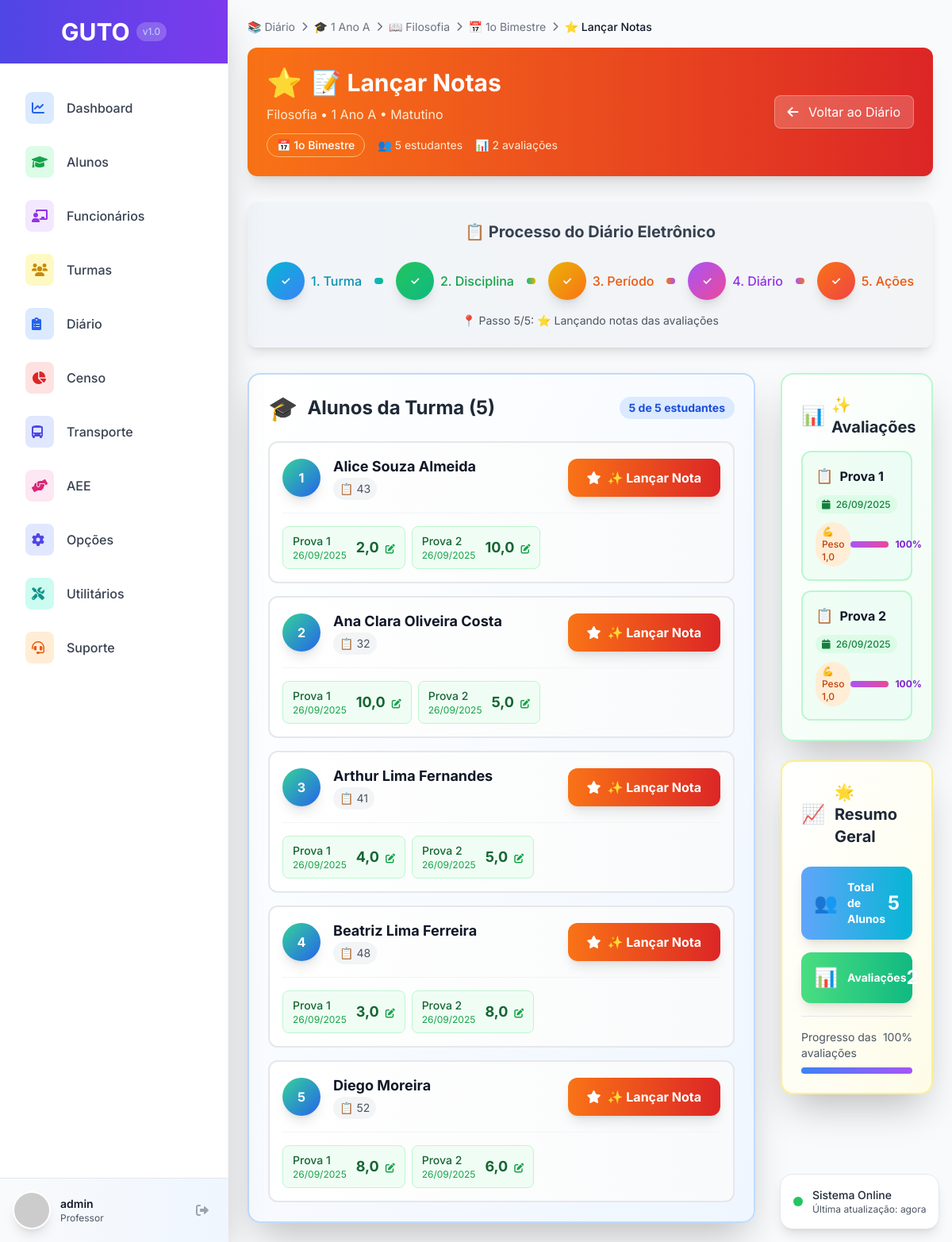
Page /turmas/turma/1/lancar-notas/?disciplina=5&divisao=5 (signed in) on the earlier database version.
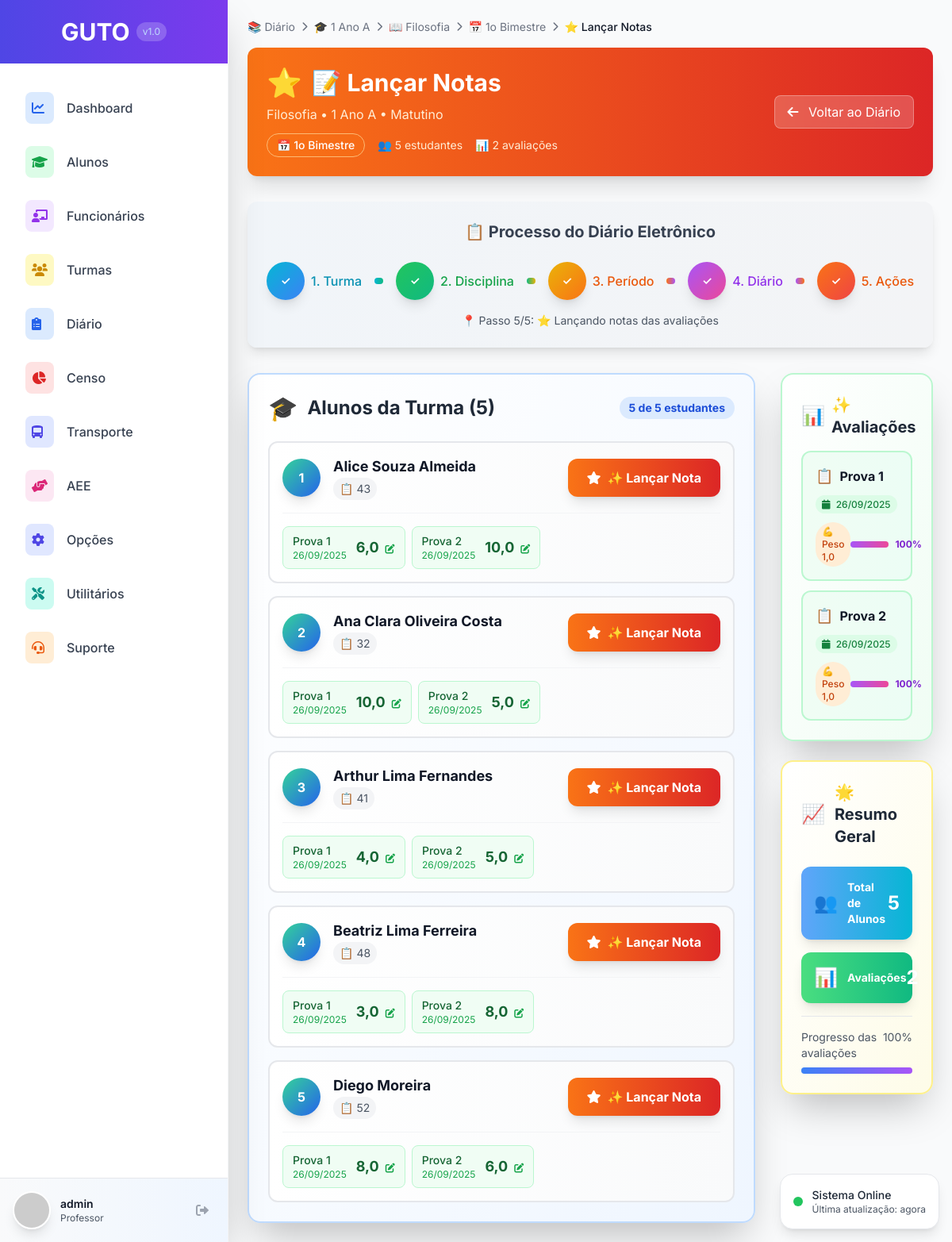
Same page on the later database version.
### turma/models.py (models this page shows, shortened)
class NotaAvaliacao(models.Model):
    avaliacao = models.ForeignKey(Avaliacao, on_delete=models.CASCADE, related_name='notas', verbose_name="Avaliação")
    aluno = models.ForeignKey(Aluno, on_delete=models.CASCADE, verbose_name="Aluno")
    nota = models.DecimalField(
        max_digits=4, decimal_places=2, blank=True, null=True,
        validators=[MinValueValidator(0)],
        verbose_name="Nota"
    )
    conceito = models.ForeignKey(Conceito, on_delete=models.PROTECT, blank=True, null=True, verbose_name="Conceito")
    observacoes = models.TextField(blank=True, null=True, verbose_name="Observações")
    ausente = models.BooleanField(default=False, verbose_name="Ausente na Avaliação")
    dispensado = models.BooleanField(default=False, verbose_name="Dispensado da Avaliação")
    data_lancamento = models.DateTimeField(auto_now_add=True, verbose_name="Data do Lançamento")
    data_atualizacao = models.DateTimeField(auto_now=True, verbose_name="Última Atualização")
    usuario_lancamento = models.ForeignKey(User, on_delete=models.PROTECT, verbose_name="Lançado por")
    class Meta:
        verbose_name = "Nota de Avaliação"
        verbose_name_plural = "Notas de Avaliações"
        unique_together = ['avaliacao', 'aluno']
        ordering = ['aluno__nome']

class Avaliacao(models.Model):
    turma = models.ForeignKey(Turma, on_delete=models.CASCADE, related_name='avaliacoes', verbose_name="Turma")
    disciplina = models.ForeignKey(Disciplina, on_delete=models.CASCADE, verbose_name="Disciplina")
    divisao_periodo = models.ForeignKey(DivisaoPeriodoLetivo, on_delete=models.CASCADE, verbose_name="Período")
    tipo_avaliacao = models.ForeignKey(TipoAvaliacao, on_delete=models.CASCADE, verbose_name="Tipo de Avaliação")
    professor = models.ForeignKey(User, on_delete=models.PROTECT, verbose_name="Professor")
    nome = models.CharField(max_length=255, verbose_name="Nome da Avaliação")
    descricao = models.TextField(blank=True, null=True, verbose_name="Descrição")
    data_aplicacao = models.DateField(verbose_name="Data de Aplicação")
    valor_maximo = models.DecimalField(max_digits=4, decimal_places=2, default=10.00, verbose_name="Valor Máximo")
    peso = models.DecimalField(max_digits=3, decimal_places=1, default=1.0, verbose_name="Peso")
    ativo = models.BooleanField(default=True, verbose_name="Avaliação Ativa")
    notas_lancadas = models.BooleanField(default=False, verbose_name="Notas Lançadas")
    data_criacao = models.DateTimeField(auto_now_add=True, verbose_name="Data de Criação")
    data_atualizacao = models.DateTimeField(auto_now=True, verbose_name="Última Atualização")
    class Meta:
        verbose_name = "Avaliação"
        verbose_name_plural = "Avaliações"
        ordering = ['-data_aplicacao', 'nome']

### turma/views.py (the view, shortened to what this page needs)
# urls.py: path('turma/<int:turma_id>/lancar-notas/', views.lancar_notas_diario, name='lancar_notas_diario'),
@login_required
def lancar_notas_diario(request, turma_id):
    turma = get_object_or_404(Turma, pk=turma_id)
    disciplina_id = request.GET.get('disciplina')
    if not disciplina_id:
        messages.error(request, 'Selecione uma disciplina para lançar notas.')
        return redirect('diario:turma', turma_id=turma_id)
    disciplina = get_object_or_404(Disciplina, pk=disciplina_id)
    divisao_id = request.GET.get('divisao')
    divisao = None
    if divisao_id:
        divisao = get_object_or_404(DivisaoPeriodoLetivo, pk=divisao_id)
    alunos = Aluno.objects.filter(
        enturmacoes__turma=turma,
        enturmacoes__ativo=True
    ).order_by('nome')
    avaliacoes = Avaliacao.objects.filter(
        turma=turma,
        disciplina=disciplina
    ).order_by('nome')
    notas_existentes = NotaAvaliacao.objects.filter(
        avaliacao__turma=turma,
        avaliacao__disciplina=disciplina,
        aluno__in=alunos
    ).select_related('avaliacao', 'aluno')
    alunos_list = list(alunos)
    notas_dict = {}
    for nota in notas_existentes:
        if nota.aluno.codigo not in notas_dict:
            notas_dict[nota.aluno.codigo] = []
        notas_dict[nota.aluno.codigo].append(nota)
    for aluno in alunos_list:
        aluno.notas_existentes = notas_dict.get(aluno.codigo, [])
    for avaliacao in avaliacoes:
        avaliacao.notas_existentes_count = NotaAvaliacao.objects.filter(
            avaliacao=avaliacao,
            nota__isnull=False
        ).count()
    tipos_avaliacao = TipoAvaliacao.objects.all().order_by('nome')
    context = {
        'turma': turma,
        'disciplina': disciplina,
        'divisao': divisao,
        'alunos': alunos_list,
        'avaliacoes': avaliacoes,
        'notas_dict': notas_dict,
        'tipos_avaliacao': tipos_avaliacao,
        'page_title': f'Lançar Notas - {turma.nome}'
    }
    return render(request, 'diario/lancar_notas_diario.html', context)

### templates/diario/lancar_notas_diario.html (shortened to what the changed rows need)
{% extends 'base.html' %}
{% load static %}
{% block content %}
<div class="max-w-6xl mx-auto">
    <div class="mb-8" style="min-height: 165px;">
        <div class="bg-gradient-to-r from-orange-500 to-red-600 rounded-xl p-6 text-white shadow-xl">
            <div class="flex items-center justify-between">
                <div>
                    <h1 class="text-3xl font-bold flex items-center">
                        <span class="text-4xl mr-3">⭐</span>
                        📝 Lançar Notas
                    </h1>
                </div>
            </div>
        </div>
    </div>
    <div class="mb-8" style="min-height: 140px;">
        <div class="bg-gradient-to-r from-slate-100 to-gray-100 rounded-xl p-6 shadow-lg">
            <h2 class="text-xl font-bold text-center text-gray-700 mb-6">
                📋 Processo do Diário Eletrônico
            </h2>
        </div>
    </div>
    <div class="grid grid-cols-1 lg:grid-cols-4 gap-8">
        <div class="lg:col-span-3">
            {% if alunos %}
            <div class="bg-gradient-to-br from-white to-blue-50 border-2 border-blue-200 rounded-2xl shadow-2xl p-6">
                <div class="flex items-center justify-between mb-6">
                    <h2 class="text-2xl font-bold text-gray-800 flex items-center">
                        <span class="text-3xl mr-3">🎓</span>
                        Alunos da Turma ({{ alunos|length }})
                    </h2>
                </div>
                <div class="space-y-4" id="alunosContainer">
                    {% for aluno in alunos %}
                    <div class="bg-gradient-to-r from-white to-gray-50 border-2 border-gray-200 rounded-xl p-4 hover:shadow-xl hover:scale-[1.02] transition-all duration-300 aluno-item"
                         data-aluno-id="{{ aluno.pk }}"
                         data-aluno-nome="{{ aluno.nome|lower }}">
                        <div class="flex items-center justify-between">
                            <div class="flex items-center space-x-4">
                                <div class="w-12 h-12 bg-gradient-to-br from-emerald-400 to-blue-600 rounded-full flex items-center justify-center text-white font-bold shadow-lg">
                                    {{ forloop.counter }}
                                </div>
                                <div>
                                    <h3 class="font-bold text-gray-900 text-lg">{{ aluno.nome }}</h3>
                                    <p class="text-sm text-gray-600 bg-gray-100 px-2 py-1 rounded-full inline-block">📋 {{ aluno.codigo }}</p>
                                </div>
                            </div>
                            <button onclick="abrirModalNota({{ aluno.pk }}, '{{ aluno.nome }}')"
                                    class="inline-flex items-center px-6 py-3 bg-gradient-to-r from-orange-500 to-red-600 text-white rounded-xl hover:from-orange-600 hover:to-red-700 transition-all duration-300 font-bold shadow-lg transform hover:scale-105">
                                <i class="fas fa-star mr-2"></i>
                                ✨ Lançar Nota
                            </button>
                        </div>
                        <div class="mt-4 pt-4 border-t border-gray-100">
                            <div class="flex flex-wrap gap-2" id="notas-aluno-{{ aluno.pk }}">
                                {% if aluno.notas_existentes %}
                                    {% for nota in aluno.notas_existentes %}
                                        <div class="flex items-center bg-green-50 border border-green-200 rounded-lg px-3 py-2" data-avaliacao="{{ nota.avaliacao.id }}">
                                            <div class="flex-1">
                                                <div class="text-sm font-medium text-green-800">{{ nota.avaliacao.nome }}</div>
                                                <div class="text-xs text-green-600">{{ nota.data_lancamento|date:"d/m/Y" }}</div>
                                            </div>
                                            <div class="ml-3 flex items-center">
                                                <span class="text-lg font-bold text-green-800">{{ nota.nota|floatformat:1 }}</span>
                                                <button onclick="editarNota({{ aluno.pk }}, {{ nota.avaliacao.id }}, {{ nota.nota }}, '{{ aluno.nome }}', '{{ nota.avaliacao.nome }}')"
                                                        class="ml-2 text-green-600 hover:text-green-800 transition-colors">
                                                    <i class="fas fa-edit text-xs"></i>
                                                </button>
                                            </div>
                                        </div>
                                    {% endfor %}
                                {% else %}
                                    <div class="text-sm text-gray-400 italic">
                                        <i class="fas fa-info-circle mr-1"></i>
                                        Nenhuma nota lançada ainda
                                    </div>
                                {% endif %}
                            </div>
                        </div>
                    </div>
                    {% endfor %}
                </div>
            </div>
            {% endif %}
        </div>
    </div>
</div>
{% endblock %}

Differences in the rows shown:
changed NotaAvaliacao (number 1 of 10 on the later page): nota "2,0" → "6,0"
